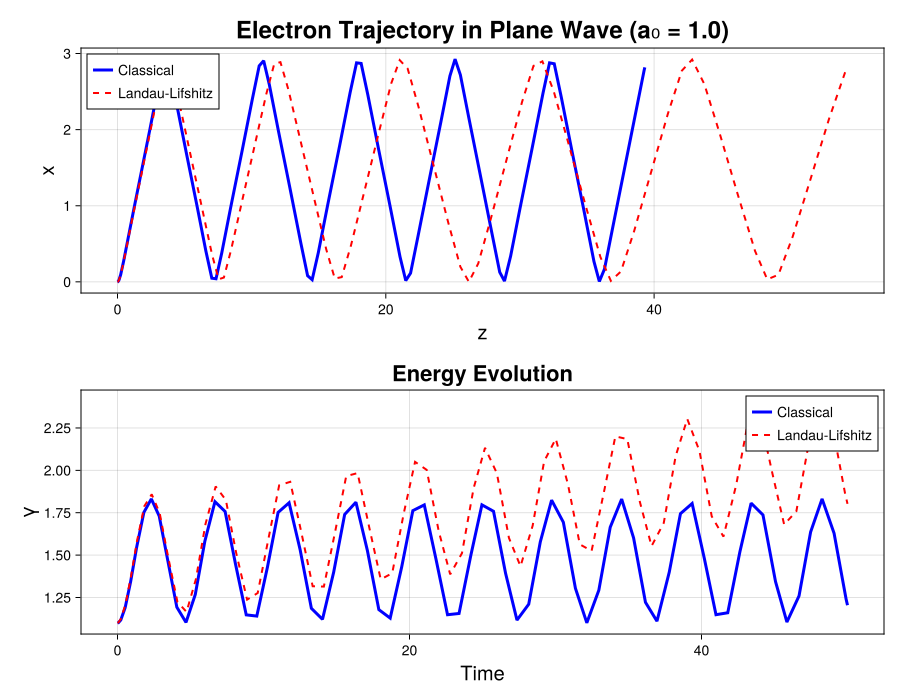

Reproduce this figure in Julia.
using ElectronDynamicsModels
using ModelingToolkit
using OrdinaryDiffEqVerner
using CairoMakie

# Create systems with and without radiation reaction
a₀ = 1.0  # Lower normalized amplitude to ensure physical behavior

# Use plane wave for both
@named plane_wave = PlaneWave(amplitude=a₀, frequency=1.0, k_vector=[0,0,1])

# Classical electron (no radiation)
@named electron_classical = ChargedParticle(
    radiation_model = nothing,
    external_field = plane_wave
)

# Radiating electron (Landau-Lifshitz)
@named electron_radiating = ChargedParticle(
    radiation_model = :landau_lifshitz,
    external_field = plane_wave
)

sys_classical = mtkcompile(electron_classical)
sys_radiating = mtkcompile(electron_radiating)

# Initial conditions - electron initially moving slowly
γ₀ = 1.1
v₀ = sqrt(1 - 1/γ₀^2)

u0_classical = [
    sys_classical.x => [0.0, 0.0, 0.0, 0.0],
    sys_classical.u => [γ₀, 0.0, 0.0, v₀]
]

u0_radiating = [
    sys_radiating.x => [0.0, 0.0, 0.0, 0.0],
    sys_radiating.u => [γ₀, 0.0, 0.0, v₀]
]

# Time span 
tspan = (0.0, 50.0)

# Solve both systems
prob_classical = ODEProblem(sys_classical, u0_classical, tspan)
sol_classical = solve(prob_classical, Vern9(), abstol=1e-9, reltol=1e-9)

prob_radiating = ODEProblem(sys_radiating, u0_radiating, tspan)
sol_radiating = solve(prob_radiating, Vern9(), abstol=1e-9, reltol=1e-9)

# Create figure showing radiation effects
fig = Figure(resolution = (900, 700), backgroundcolor = :white)

# Top panel: Trajectories
ax1 = Axis(fig[1, 1],
    xlabel = "z",
    ylabel = "x",
    title = "Electron Trajectory in Plane Wave (a₀ = $a₀)",
    titlesize = 24,
    xlabelsize = 20,
    ylabelsize = 20
)

# Extract trajectories
x_classical = sol_classical[sys_classical.x[2], :]
z_classical = sol_classical[sys_classical.x[4], :]

x_radiating = sol_radiating[sys_radiating.x[2], :]
z_radiating = sol_radiating[sys_radiating.x[4], :]

lines!(ax1, z_classical, x_classical,
    color = :blue,
    linewidth = 3,
    label = "Classical"
)

lines!(ax1, z_radiating, x_radiating,
    color = :red,
    linewidth = 2,
    linestyle = :dash,
    label = "Landau-Lifshitz"
)

axislegend(ax1, position = :lt)

# Bottom panel: Energy evolution
ax2 = Axis(fig[2, 1],
    xlabel = "Time",
    ylabel = "γ",
    title = "Energy Evolution",
    titlesize = 22,
    xlabelsize = 20,
    ylabelsize = 20
)

t_classical = sol_classical.t
γ_classical = sol_classical[sys_classical.u[1], :]

t_radiating = sol_radiating.t
γ_radiating = sol_radiating[sys_radiating.u[1], :]

lines!(ax2, t_classical, γ_classical,
    color = :blue,
    linewidth = 3,
    label = "Classical"
)

lines!(ax2, t_radiating, γ_radiating,
    color = :red,
    linewidth = 2,
    linestyle = :dash,
    label = "Landau-Lifshitz"
)

axislegend(ax2, position = :rt)

# Add grid
ax1.xgridvisible = true
ax1.ygridvisible = true
ax2.xgridvisible = true
ax2.ygridvisible = true

# Save
save("radiation_reaction.svg", fig)
save("radiation_reaction.png", fig, px_per_unit = 2)

println("Radiation reaction figure saved")
println("Final energy (classical): γ = $(γ_classical[end])")
println("Final energy (radiating): γ = $(γ_radiating[end])")
println("Energy loss due to radiation: $(round((γ_classical[end] - γ_radiating[end]), digits=3))")